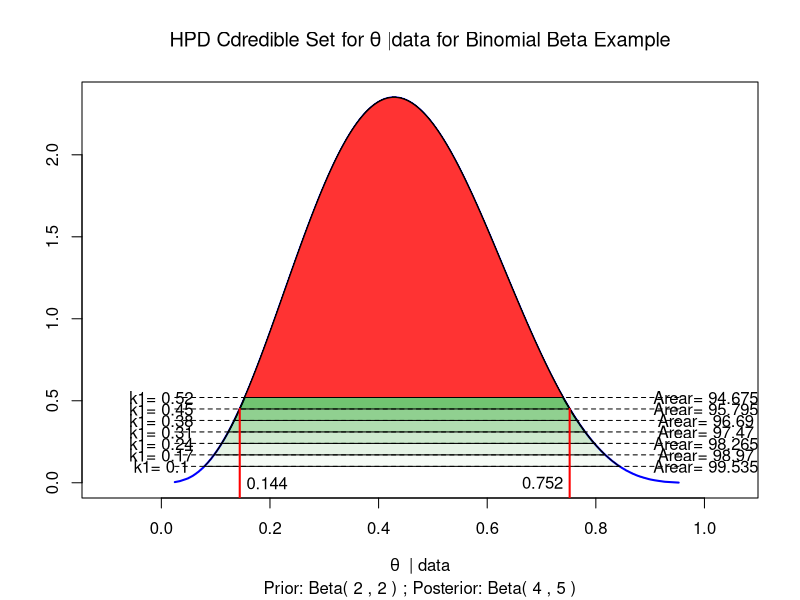
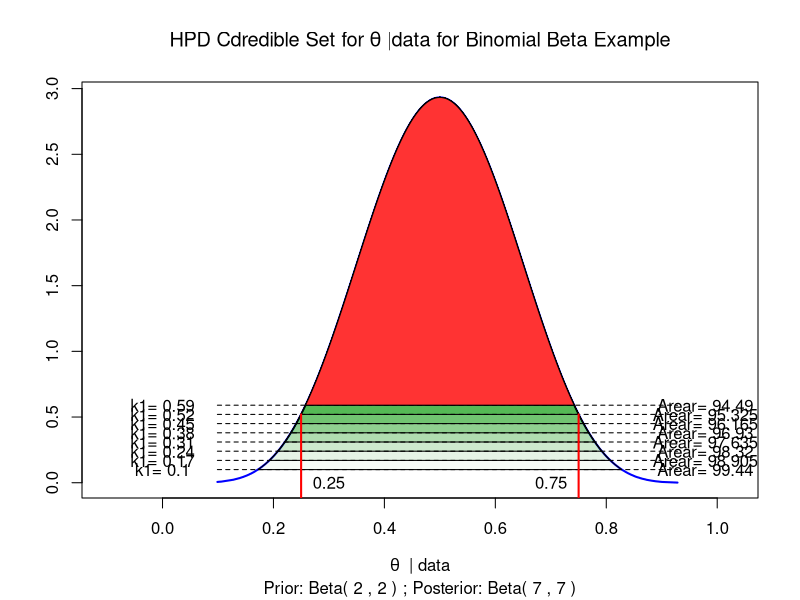
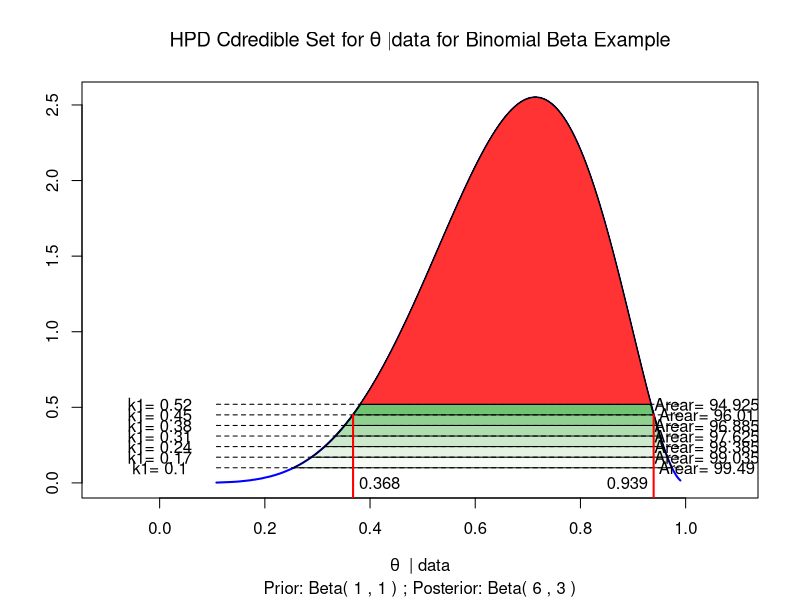
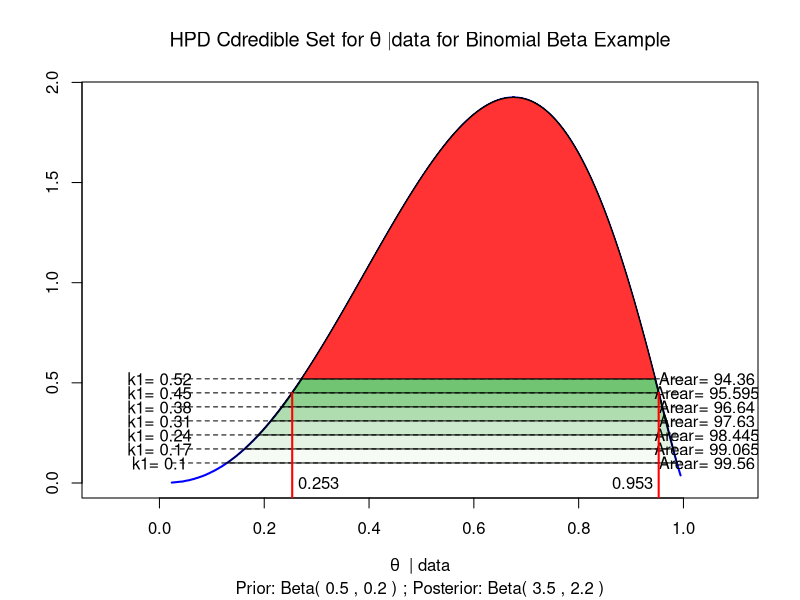

Generate these figures, in order, with R:
########## Animation for Credible set
#### Binomial Beta Example

### x|theta follows bin(n,theta)
### prior:  theta follows beta (a,b)
### fix: x_star= 2
### posterior:  theta|x_star follows beta  ( n+a , n-x*+b )



hpd_animation<- function(a,b,n,x_star){  
  
  # (a,b) = hyper parameters
  # n= no of trails in Binomial model
  # x_star= fix x*
  
  set.seed(77)
  ##prior
  theta<-rbeta(100,a,b)
  theta_r<-sort(theta)
  d_theta<-dbeta(theta_r,2,2)
  
  ### prior distribution
  #plot(theta_r,d_theta,'l',main = "Prior distribution of theta",col="red",ylab=" ")
  
  
  ### Posterior 
  a_dash<- a+x_star
  b_dash<- n-x_star+b
  
  z<-rbeta(20000,a_dash,b_dash)  ## z : posterior theta
  ## here Beta (4,3)
  z_r<-sort(z)
  d_z <- dbeta(z_r,a_dash,b_dash)
  d_z<-round(d_z,3)
  
  
  ### Animation 
  
  plot(z_r,d_z,'l',lwd=2,
       col="blue",
       ylab = " ",xlab = expression(theta~" | data"),
       xlim = c(-0.1,(max(z_r)+0.1)),
       main = expression("HPD Cdredible Set for"~theta~"|data for Binomial Beta Example"),
       sub = paste("Prior: Beta(",a,",",b,") ; Posterior: Beta(",a_dash,",",b_dash,")")
  )
  
  Sys.sleep(1)
  
  
  k1<- seq(0.1,2,by=0.07)
  l<-c()
  u<-c()
  v<-c() #set of cof_int
  
  for(i in 1:length(k1)) {
    
    l1<- z_r[min(which(d_z>k1[i]))]
    u1<- z_r[max(which(d_z>k1[i]))]
    c1<- ((sum(l1<=z_r & z_r <=u1))/length(z_r))*100
    c1  # the cont_level
    
    l<-c(l,l1)
    u<-c(u,u1)
    v<-c(v,c1)
    
    if(c1<=94.3){
      break
    }
    
    y<- rep(k1[i],length(z_r))
    lines(z_r,y,lty=2)
    text(0.0,k1[i],labels=paste("k1=",k1[i]))
    text(max(z_r)+0.05,k1[i],labels=paste("Arear=",c1))
    
    
    
    polygon( c(z_r[l1<=z_r &z_r<=u1],
               rev(z_r[l1<=z_r & z_r<=u1])),
             c(y[l1<=z_r & z_r<=u1],
               rev(d_z[l1<=z_r & z_r<=u1])),
             col=rgb(0,0.6,0,alpha = i/(length(k1))),
             # density=18,
             # angle=45
    )
    Sys.sleep(1.5)
    if(c1<95){
      polygon( c(z_r[l1<=z_r &z_r<=u1],
                 rev(z_r[l1<=z_r & z_r<=u1])),
               c(y[l1<=z_r & z_r<=u1],
                 rev(d_z[l1<=z_r & z_r<=u1])),
               col=rgb(1,0.2,0.2 ))
      
    }
  }
  
  #l  # collection of lower bounds
  #u  # collection of upper bounds
  #v  # collection of conf. coeff.
  
  
  j<-max(which(v>=95))
  l[j]
  u[j]
  k1[j]
  
  lines(rep(l[j],2),c(-1,k1[j]),col='red',lwd=2)
  text(l[j]+0.05,0,labels = paste( round(l[j],3)) )
  lines(rep(u[j],2),c(-1,k1[j]),col='red',lwd=2)
  text(u[j]-0.05,0,labels = paste( round(u[j],3)) )
  
  
  
  
}

# (a,b) = hyper parameters
# n= no of trails in Binomial model
# x_star= fix x*



hpd_animation(2,2,5,2)

hpd_animation(2,2,10,5)

hpd_animation(1,1,7,5)

hpd_animation(0.5,0.2,5,3)

